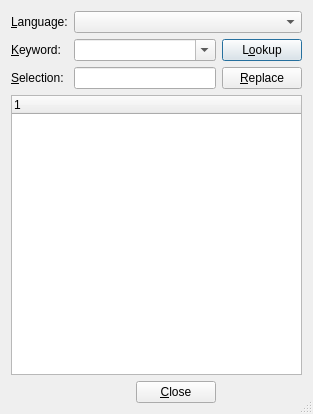
<ui version="4.0">
 <class>ThesaurusUi</class>
 <widget class="QDialog" name="ThesaurusUi">
  <property name="geometry">
   <rect>
    <x>0</x>
    <y>0</y>
    <width>313</width>
    <height>414</height>
   </rect>
  </property>
  <property name="windowTitle">
   <string/>
  </property>
  <property name="sizeGripEnabled">
   <bool>true</bool>
  </property>
  <layout class="QGridLayout" name="gridLayout">
   <item row="0" column="0">
    <widget class="QLabel" name="languageLA">
     <property name="text">
      <string>&amp;Language:</string>
     </property>
     <property name="buddy">
      <cstring>languageCO</cstring>
     </property>
    </widget>
   </item>
   <item row="0" column="1" colspan="2">
    <widget class="QComboBox" name="languageCO">
     <property name="toolTip">
      <string>Language of the thesaurus</string>
     </property>
    </widget>
   </item>
   <item row="1" column="0">
    <widget class="QLabel" name="entryLA">
     <property name="toolTip">
      <string>Index entry</string>
     </property>
     <property name="text">
      <string>&amp;Keyword:</string>
     </property>
     <property name="buddy">
      <cstring>entryCO</cstring>
     </property>
    </widget>
   </item>
   <item row="1" column="1">
    <widget class="QComboBox" name="entryCO">
     <property name="toolTip">
      <string>Word to look up</string>
     </property>
     <property name="editable">
      <bool>true</bool>
     </property>
    </widget>
   </item>
   <item row="1" column="2">
    <widget class="QPushButton" name="lookupPB">
     <property name="toolTip">
      <string/>
     </property>
     <property name="text">
      <string>L&amp;ookup</string>
     </property>
    </widget>
   </item>
   <item row="2" column="0">
    <widget class="QLabel" name="selectionLA">
     <property name="toolTip">
      <string>The selected entry</string>
     </property>
     <property name="text">
      <string>&amp;Selection:</string>
     </property>
     <property name="buddy">
      <cstring>replaceED</cstring>
     </property>
    </widget>
   </item>
   <item row="2" column="1">
    <widget class="QLineEdit" name="replaceED">
     <property name="toolTip">
      <string>The selected entry</string>
     </property>
    </widget>
   </item>
   <item row="2" column="2">
    <widget class="QPushButton" name="replacePB">
     <property name="toolTip">
      <string>Replace the entry with the selection</string>
     </property>
     <property name="text">
      <string>&amp;Replace</string>
     </property>
    </widget>
   </item>
   <item row="3" column="0" colspan="3">
    <widget class="QTreeWidget" name="meaningsTV">
     <property name="toolTip">
      <string>Click to select a proposal, double click to look it up.</string>
     </property>
     <column>
      <property name="text">
       <string notr="true">1</string>
      </property>
     </column>
    </widget>
   </item>
   <item row="4" column="0" colspan="2">
    <layout class="QHBoxLayout">
     <property name="spacing">
      <number>6</number>
     </property>
     <property name="margin">
      <number>0</number>
     </property>
     <item>
      <spacer>
       <property name="orientation">
        <enum>Qt::Horizontal</enum>
       </property>
       <property name="sizeType">
        <enum>QSizePolicy::Expanding</enum>
       </property>
       <property name="sizeHint" stdset="0">
        <size>
         <width>20</width>
         <height>20</height>
        </size>
       </property>
      </spacer>
     </item>
     <item>
      <widget class="QPushButton" name="closePB">
       <property name="text">
        <string>&amp;Close</string>
       </property>
      </widget>
     </item>
    </layout>
   </item>
  </layout>
 </widget>
 <tabstops>
  <tabstop>languageCO</tabstop>
  <tabstop>entryCO</tabstop>
  <tabstop>lookupPB</tabstop>
  <tabstop>replaceED</tabstop>
  <tabstop>replacePB</tabstop>
  <tabstop>meaningsTV</tabstop>
  <tabstop>closePB</tabstop>
 </tabstops>
 <includes>
  <include location="local">qt_i18n.h</include>
 </includes>
 <resources/>
 <connections/>
</ui>
